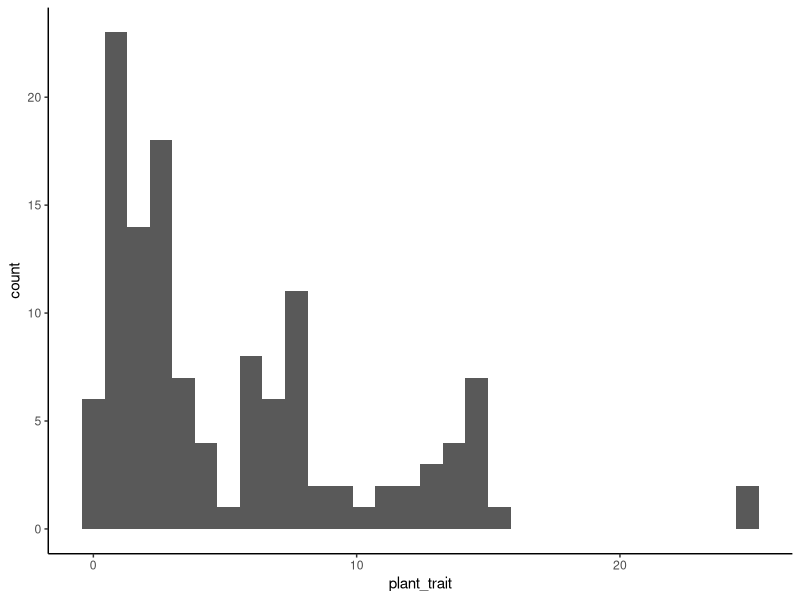
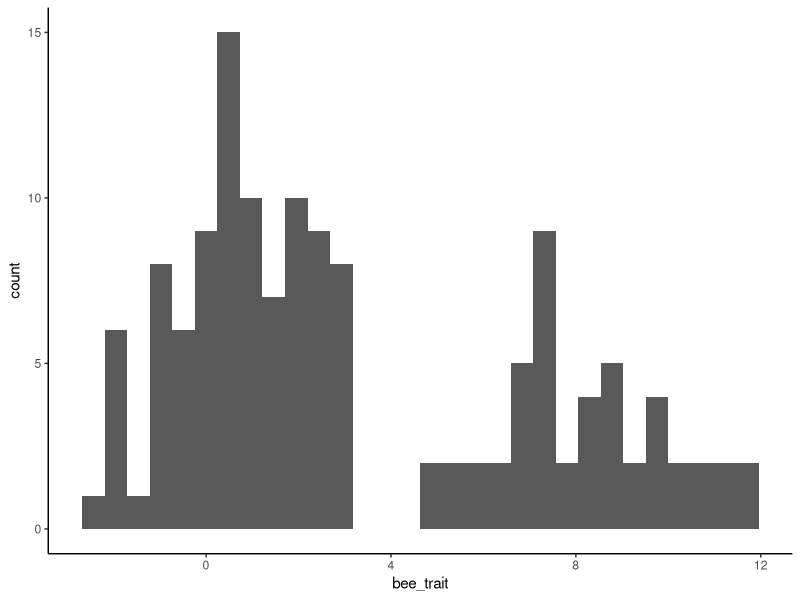
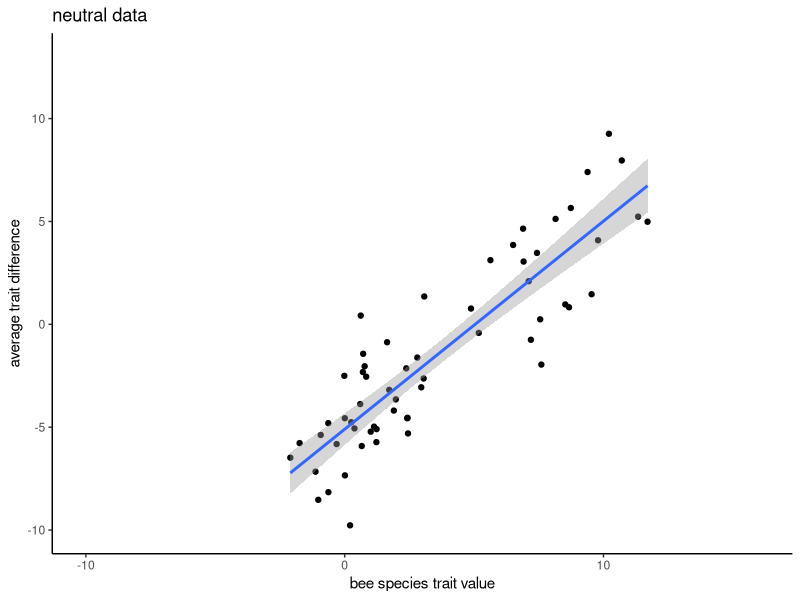
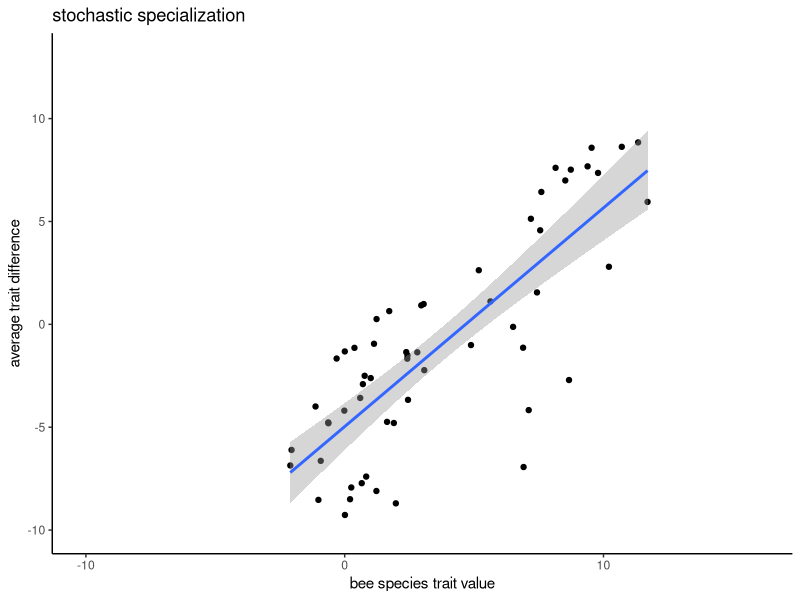
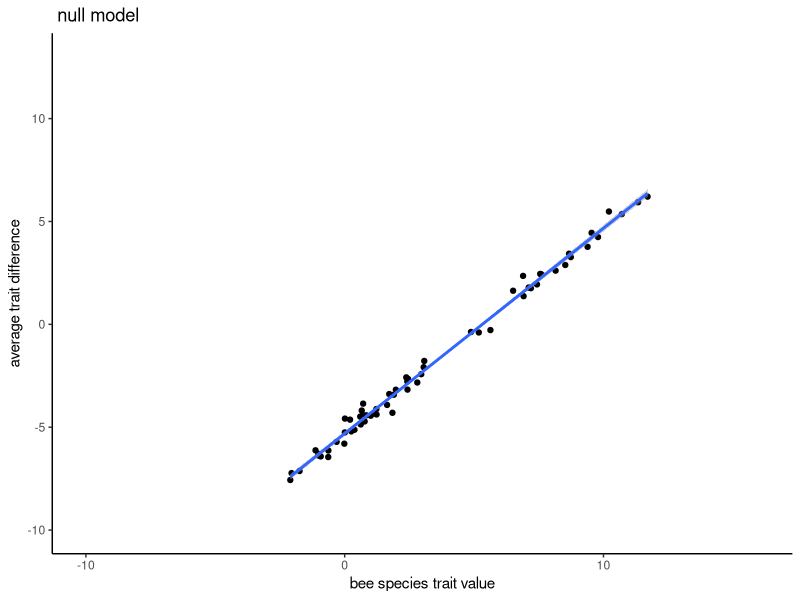
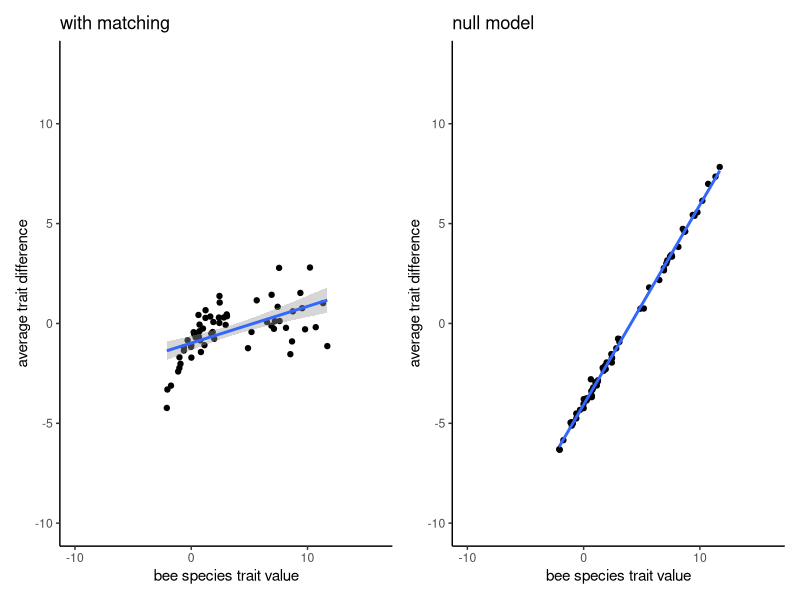

The R source for these figures, in order:
## ---- chunk 1
knitr::opts_chunk$set(echo = TRUE
                      , warning = FALSE
                      , message =FALSE
                      , error=FALSE
                      , results='hide'
                      , fig.keep='all')
library(dplyr)
library(tidyr)
library(purrr)
library(ggplot2)
library(patchwork)
## ---- chunk 2

# assume abundances are negative binomially distributed 

# first, match them pretty well. 
bee_rich <-75
plant_rich <- 100
bee_abund<-rnbinom(n = bee_rich
              , size = 1
              , mu = 6)



# we had a bimodal-ish bee tongue distribution
bee_var<- 1.5

bee_traits = c(rnorm(floor(2*bee_rich/3), mean = 1, sd = bee_var)
                , rnorm(ceiling(bee_rich/1), mean = 8, sd = bee_var))

# and some kind of long-tailed plant trait distribution
plant_var <-1
plant_traits = rlnorm(plant_rich, meanlog = log(3), sdlog = plant_var)
## ---- chunk 3
plot_matching <- function(x){ x %>% 
  group_by(bee_sp) %>% 
  summarize(bee_trait_m = mean(bee_trait)
            , av_match = mean((bee_trait-plant_trait))) %>% 
  ggplot(aes(bee_trait_m, av_match)) +
  geom_point() +
  theme_classic() +
  labs(y = "average trait difference", x = "bee species trait value") +
  ylim(c(-10, 13)) + 
  xlim(c(-10, 16)) +
  geom_smooth(method = "lm") 

}
## ---- chunk 4
neutral<-map_dfr(1:bee_rich, function(bee_sp){
  if(bee_abund[bee_sp]>0){
   plant_sp = sample(1:plant_rich, bee_abund[bee_sp], replace =T)
   plant_trait = plant_traits[plant_sp]
  }
  else{plant_sp = 0
  plant_trait = NA}
   return(data.frame(bee_sp
                     , plant_sp
                     , bee_trait = bee_traits[bee_sp]
                     , plant_trait))
})
## ---- chunk 5
specfactor <- 5 # this controls the strenght of specialization
random_specialization<-map_dfr(1:bee_rich, function(bee_sp){
  N = bee_abund[bee_sp]
  if(N > 0){
    p<-list()
    p[1] = sample(1:plant_rich, 1)
    for(i in 2:N){ # this just makes it more likely that a plant species 
      # chosen by one individual will be chosen by other individuals of 
      # the same bee sp. 
      i<-2
      p[i] = sample(1:plant_rich
                    , 1
                    , prob = c(rep(1, unlist(p[i-1])-1) #not chosen plants
                               , 5 # upweight selected plant
                               , rep(1, plant_rich - unlist(p[i-1]))))
      # not chosen plants
    }
   plant_sp = unlist(p)
   plant_trait = plant_traits[plant_sp]
  }
  else{plant_sp = 0
  plant_trait = NA}
   return(data.frame(bee_sp
                     , plant_sp
                     , bee_trait = bee_traits[bee_sp]
                     , plant_trait))
})

# quickly visualize the distribution of traits:
random_specialization %>% ggplot(aes(plant_trait)) +
  geom_histogram() + 
  theme_classic()

random_specialization %>% ggplot(aes(bee_trait)) +
  geom_histogram() + 
  theme_classic()


# plant abundances are a result of the bee choices
plant_abund<-random_specialization %>% 
  group_by(plant_sp) %>%
  summarize(plant_abund = n()) 

# so not all plants are visited, don't forget them
explant<-c(1:plant_rich)[!1:plant_rich %in% random_specialization$plant_sp]

plant_abund<-plant_abund %>% 
  bind_rows(data.frame(plant_sp = explant, plant_abund = 0)) %>% 
  arrange(plant_sp) %>% 
  filter(plant_sp>0)

## ---- chunk 6
break_specialization<-map_dfr(1:99, function(iter){
    map_dfr(1:bee_rich, function(bee_sp){
    if(bee_abund[bee_sp]>0){
     plant_sp = sample(1:plant_rich, bee_abund[bee_sp], replace =T
                       , prob = plant_abund$plant_abund)
     plant_trait = plant_traits[plant_sp]
    }
    else{plant_sp = 0
    plant_trait = NA}
     return(data.frame(bee_sp
                       , plant_sp
                       , bee_trait = bee_traits[bee_sp]
                       , plant_trait))
  })
})
## ---- chunk 7
neut<-plot_matching(neutral) + ggtitle("neutral data")
spec<-plot_matching(random_specialization) + ggtitle("stochastic specialization")
broke<-plot_matching(break_specialization)  + ggtitle(" null model")

neut 
spec 
broke
## ---- chunk 8
weak_matching <- map_dfr(1:bee_rich, function(bee_sp){
  N = bee_abund[bee_sp]
  if(N > 0){
   plant_sp = sample(x=1:plant_rich, size = N, replace =T
                     # this is where the trait matching occurs. the rnorm adds
                     # noise to the trait matching so it's not soo strong. Also,
                     # rnorm will be different for each bee spp, so it's not
                     # just assigning new trait values, it's adding other
                     # dimensions each time
               , prob = 1/(rnorm(plant_rich
                                 , mean = bee_traits[bee_sp]-plant_traits)^2))
   plant_trait = plant_traits[plant_sp]
  }
  else{plant_sp = 0
  plant_trait = NA}
   return(data.frame(bee_sp
                     , plant_sp
                     , bee_trait = bee_traits[bee_sp]
                     , plant_trait))
})

# make a fresh null model since plant frequencies likely changed

plant_abund<-weak_matching %>% 
  group_by(plant_sp) %>%
  summarize(plant_abund = n()) 

# so not all plants are visited, don't forget them
explant<-c(1:plant_rich)[!1:plant_rich %in% weak_matching$plant_sp]

plant_abund<-plant_abund %>% 
  bind_rows(data.frame(plant_sp = explant, plant_abund = 0)) %>% 
  arrange(plant_sp) %>% 
  filter(plant_sp>0)

break_match<-map_dfr(1:99, function(iter){
    map_dfr(1:bee_rich, function(bee_sp){
    if(bee_abund[bee_sp]>0){
     plant_sp = sample(1:plant_rich, bee_abund[bee_sp], replace =T
                       , prob = plant_abund$plant_abund)
     plant_trait = plant_traits[plant_sp]
    }
    else{plant_sp = 0
    plant_trait = NA}
     return(data.frame(bee_sp
                       , plant_sp
                       , bee_trait = bee_traits[bee_sp]
                       , plant_trait))
  })
})
## ---- chunk 9
spec<-plot_matching(weak_matching)  
broke<-plot_matching(break_match)  

spec + ggtitle("with matching")+
  broke + ggtitle("null model")
